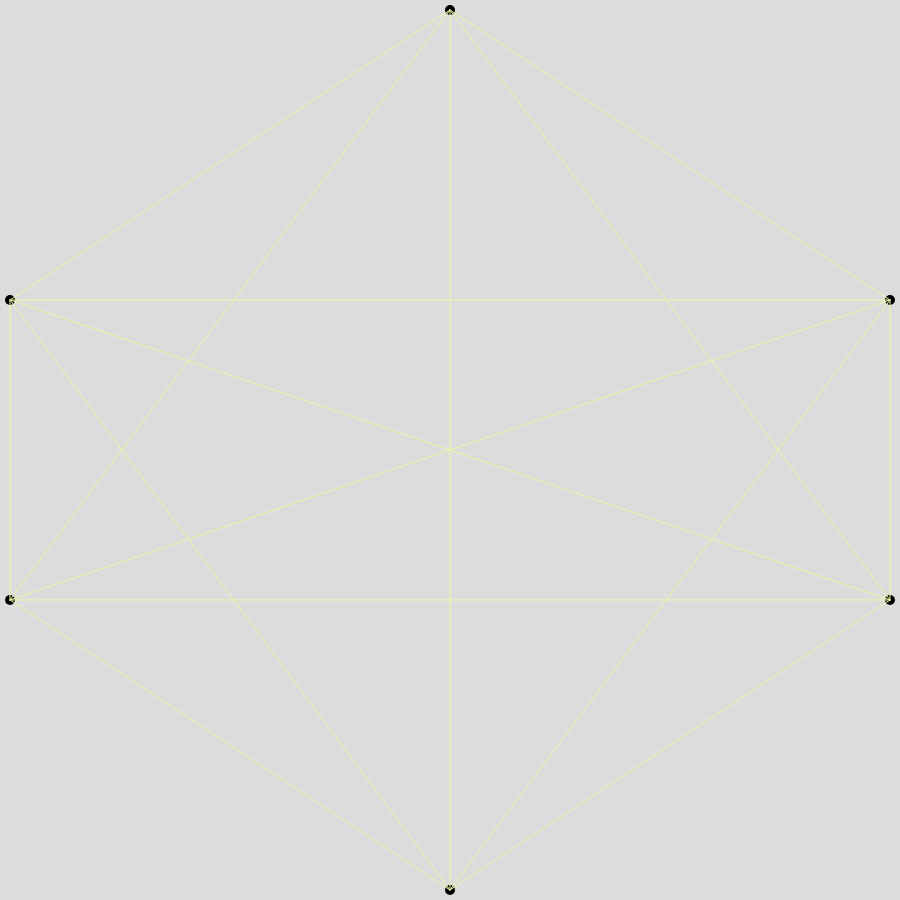
Frame 1 (no input)
Frame 60 (no input): identical to frame 1, image omitted
Frame 120 (the mouse pressed at the canvas centre since frame 60): identical to frame 1, image omitted

The p5.js sketch that drew this single still picture (run headless with seeded random() and noise() and a simulated clock; from frame 60 on, the mouse is pressed at the canvas centre):

// p5.js sketch
// ── sketch.js
let hexagon // = new Hexagon();;
let player = 1,
  ai = 2,
  turn,
  finished = 0,
  source = -1,
  target = -1,
  round;

function setup() {
  let side = min(windowHeight, windowWidth) * 0.9
  createCanvas(side, side);
  reset(player);
  let playerFirstBtn = createButton('Player start first');
  playerFirstBtn.mouseClicked(()=>reset(player));
  let AiFirstBtn = createButton('Bot start first');
  AiFirstBtn.mouseClicked(()=>{reset(ai)});
}

function reset(firstTurn) {
  round = 1;
  turn = firstTurn;
  source = -1;
  target = -1;
  background(220);
  hexagon = new Hexagon();
}

function draw() {
  if (turn == ai)
    aiTurn()
  if (turn == finished){
    textSize(30)
    noStroke()
  text('Game Over',10,50)
}
}
// ── Hexagon.js
let inintialColor = '#eef5a6',
    playerColor = 'blue',
    aiColor = 'red';
class Hexagon {
    constructor() {
        this.vertices = [];
        this.edges = [];
        this.initializeVertices();
        this.initializeEdges();
    }
    initializeVertices() {
        const margin = 10
        // added in clockwise order starting from top
        this.vertices.push(new Vertex(width / 2, margin)); // top
        this.vertices.push(new Vertex(width - margin, height / 3.0)); // top right
        this.vertices.push(new Vertex(width - margin, height * 2 / 3.0)); // bottom right
        this.vertices.push(new Vertex(width / 2, height - margin)); // bottom
        this.vertices.push(new Vertex(margin, height * 2 / 3.0)); // bottom left
        this.vertices.push(new Vertex(margin, height / 3.0)); // top left
        this.renderVertices();
    }
    renderVertices() {
        for (let vertex of this.vertices)
            vertex.show();
    }
    initializeEdges() {
        for (let i = 0; i < 6; i++) {
            this.edges.push([0, 0, 0, 0, 0, 0]);
        }
        this.showEdges()
    }
    showEdges() {
        for (let i = 0; i < this.edges.length; i++)
            for (let j = i + 1; j < this.edges[i].length; j++)
                this.showEdge(i, j, inintialColor);

    }
    showEdge(i, j, color) {
        let vertex1 = {
            x: this.vertices[i].x,
            y: this.vertices[i].y
        };
        let vertex2 = {
            x: this.vertices[j].x,
            y: this.vertices[j].y
        };
        strokeWeight(1)
        stroke(color)
        line(vertex1.x, vertex1.y, vertex2.x, vertex2.y)
    }
    getVertex(x, y) {
        for (let i = 0; i < this.vertices.length; i++)
            if (dist(x, y, this.vertices[i].x, this.vertices[i].y) <= 10)
                return i;
        return -1;
    }
    addEdge(src, dest, submitter) {
        if (this.edges[src][dest] != 0 || this.edges[dest][src] != 0)
            return false;
        this.edges[src][dest] = submitter;
        this.edges[dest][src] = submitter;
        //this.showEdge(src, dest, submitter == ai ? aiColor : playerColor)
        return true;
    }
    removeEdge(src, dest) {
        this.edges[src][dest] = 0;
        this.edges[dest][src] = 0;
        this.showEdge(src, dest, inintialColor)

    }
    triangleIsformed(vertex) {
        const n = this.edges[vertex].length
        for (let i = 0; i < n; i++) {
            if (i == vertex || this.edges[vertex][i] == 0) continue;
            for (let j = i + 1; j < n; j++)
                if (this.edges[vertex][j] == this.edges[vertex][i] && this.edges[i][j] == this.edges[vertex][i]) {
                    //console.log(this.edges, this.edges[vertex][i])
                    return true;
                }
        }
        return false;
    }
}
// ── minimax.js
function mousePressed() {
    let vertex = hexagon.getVertex(mouseX, mouseY);
    if (vertex == -1 || turn == finished)
        return;
    playerTurn(vertex);
}

function playerTurn(vertex) {
    if (source == -1 || vertex == source) {
        source = vertex;
        return;
    }
    target = vertex;
    let isAdded = hexagon.addEdge(source, target, player);

    if (isAdded) {
        round++;
        hexagon.showEdge(source, target, playerColor);
        if (hexagon.triangleIsformed(target))
            turn = finished;
        else
            turn = ai;

    }
    source = -1;
    target = -1;

}


function aiTurn() {
    if (round <= 3) {
        let i = 0,
            j = int(random(1, 6))
        while (!hexagon.addEdge(i, j, ai)) j = int(random(1, 6));
        hexagon.showEdge(i,j,aiColor);
        round++;
        turn = player;
        return;
    }
    let bestScore = {
        val: -Infinity,
        depth: Infinity
    };
    let move;
    for (let i = 0; i < hexagon.edges.length; i++) {
        for (let j = i + 1; j < hexagon.edges.length; j++) {
            if (hexagon.edges[i][j] == 0) {
                hexagon.addEdge(i, j, ai);
                let score = hexagon.triangleIsformed(i) ? {
                    val: -1,
                    depth: 1
                } : miniMax(1, bestScore, {
                    val: Infinity,
                    depth: Infinity
                }, false)
                hexagon.removeEdge(i, j);
                bestScore = getBestScoreForAi(score, bestScore);
                move = getBestMove(move, score, bestScore, i, j);
            }
            console.log(bestScore, i, j)
            if (bestScore.val > 0) break;
        }
        if (bestScore.val > 0) break;
    }
    hexagon.addEdge(move.i, move.j, ai);
    hexagon.showEdge(move.i, move.j, aiColor);
    if (hexagon.triangleIsformed(move.i))
        turn = finished;
    else
        turn = player;
    round++;
}

function miniMax(depth, alpha, beta, isMaximizing) {
    let bestScore;
    if (isMaximizing) {
        bestScore = {
            val: -Infinity,
            depth: Infinity
        };
        for (let i = 0; i < hexagon.edges.length; i++) {
            for (let j = i + 1; j < hexagon.edges[i].length; j++) {
                if (hexagon.edges[i][j] == 0) {
                    hexagon.addEdge(i, j, ai);
                    let score = hexagon.triangleIsformed(i) ? {
                        val: -1,
                        depth
                    } : miniMax(depth + 1, alpha, beta, false)
                    hexagon.removeEdge(i, j);
                    bestScore = getBestScoreForAi(score, bestScore);
                    alpha = getBestScoreForAi(score, alpha);
                    if (beta.val <= alpha.val || bestScore.val > 0)
                        return bestScore;
                }
            }
        }
    } else {
        bestScore = {
            val: Infinity,
            depth
        };
        for (let i = 0; i < hexagon.edges.length; i++) {
            for (let j = i + 1; j < hexagon.edges.length; j++) {
                if (hexagon.edges[i][j] == 0) {
                    hexagon.addEdge(i, j, player);
                    let score = hexagon.triangleIsformed(i) ? {
                        val: 1,
                        depth
                    } : miniMax(depth + 1, alpha, beta, true)
                    hexagon.removeEdge(i, j);
                    bestScore = getBestScoreForPlayer(score, bestScore);
                    beta = getBestScoreForPlayer(score, beta);
                    if (beta.val <= alpha.val || bestScore < 0)
                        return bestScore;
                }
            }

        }

    }
    return bestScore;
}

function getBestScoreForAi(score, bestScore) {
    if (score.val > bestScore.val) {
        bestScore = score;
    }
    if (bestScore.val == score.val) {
        if (score.val < 0 && score.depth > bestScore.depth) {
            bestScore = score;
        } else if (score.val > 0 && score.depth < bestScore.depth) {
            bestScore = score;
        }
    }
    return bestScore;
}

function getBestMove(move, score, bestScore, i, j) {
    if (bestScore.val == score.val && bestScore.depth == score.depth)
        return {
            i,
            j
        };
    return move;
}

function getBestScoreForPlayer(score, bestScore) {
    if (score.val < bestScore.val) {
        bestScore = score;
    } else if (score.val == bestScore) {
        if (score.val > 0 && score.depth > bestScore.depth || score.val < 0 && score.depth < bestScore.depth)
            bestScore = score;
    }
    return bestScore;
}
// ── style.css
body {
  color: #4169e1;
  margin: 0;
  padding: 0;
  background-image: url('images/background.png');
  text-align: center;

}

canvas {
  display: block;
  margin: 10px auto;
}

// ── vertex.js
class Vertex {
    constructor(x, y) {
        this.x = x;
        this.y = y;
    }
    show() {
        strokeWeight(10)
        stroke('black')
        point(this.x,this.y);
    }
}
